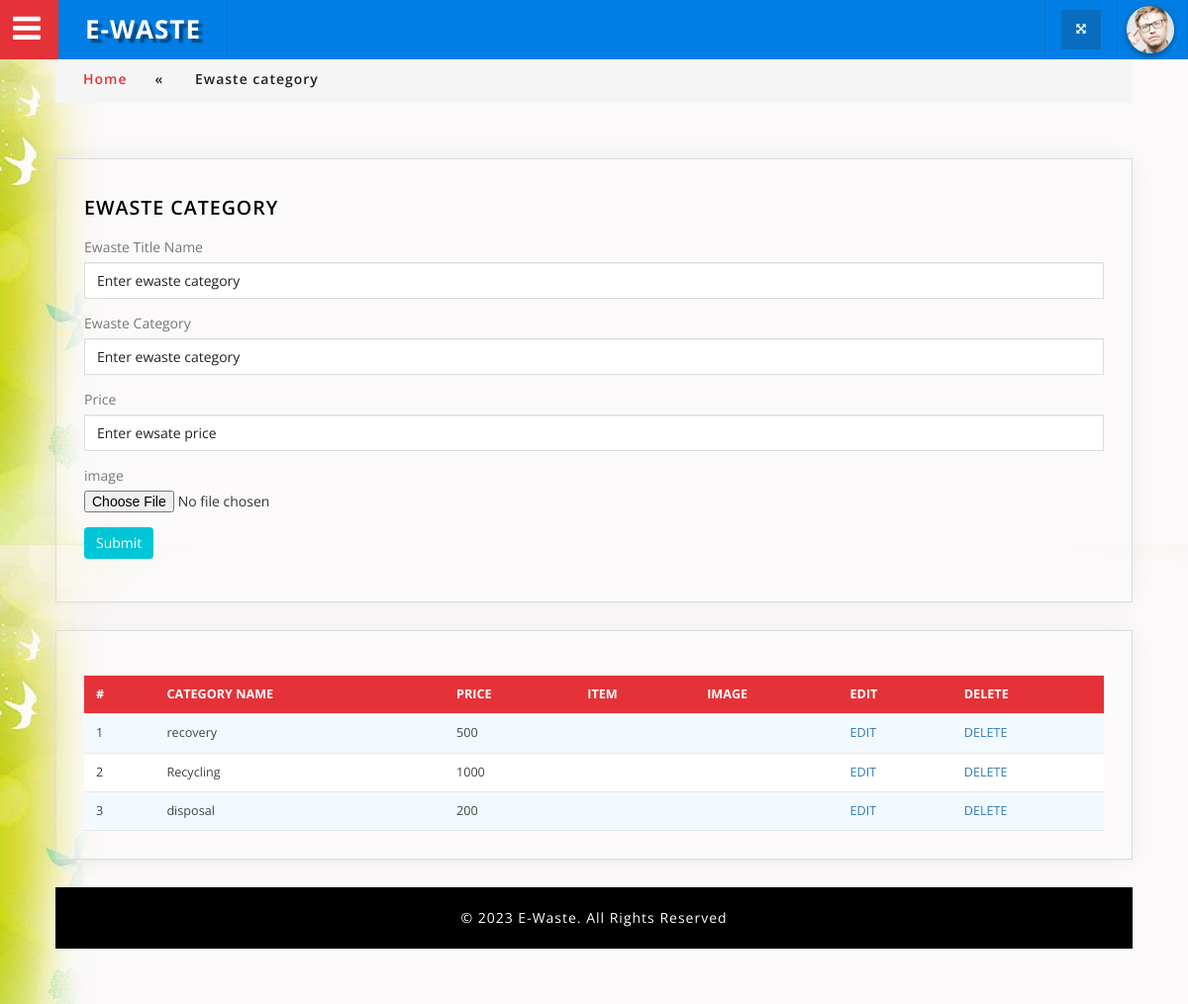
The app's page /admin/ewaste_category.php (signed in) with its own data.
### tables this page shows
CREATE TABLE IF NOT EXISTS `ewaste_category` (
  `catid` int NOT NULL AUTO_INCREMENT,
  `catname` varchar(60) NOT NULL,
  `price` varchar(50) NOT NULL,
  PRIMARY KEY (`catid`)
);

### connectionclass.php (called while the page is built, shortened)
<?php
class Connectionclass
{
	public $db = null;
 public function open()
  {
    $dbname ="ewaste1";
  	 $this->db = mysqli_connect("localhost","root","","$dbname") or die('Error connecting to MySQL server.');
  }
  public function GetTable($qry)
 {
 	try
	{
		$result=mysqli_query($this->db,$qry);
		if($result)
		{
			$data = array();
			while ($row = mysqli_fetch_assoc($result))
			{
				$data[] = $row;
			}
			return $data;
		}
		else
			throw new Exception(mysqli_error($this->db));
	}
	catch(Exception $e)
	{
		return $e->getMessage();
	}
 }
}
?>

### admin/ewaste_category.php (the view, shortened to what this page needs)
<?php
require_once('../connectionclass.php');
require_once('header.php');
$obj=new connectionclass();
$qry1="select * from ewaste_category";
$result=$obj->GetTable($qry1);
?>
				<div class="inner_content" style="background-image: url(images/home1.png);">
						<div class="w3l_agileits_breadcrumbs">
							<div class="w3l_agileits_breadcrumbs_inner">
								<ul>
									<li><a href="index.php">Home</a><span>«</span></li>
									<li>Ewaste category</li>
								</ul>
							</div>
						</div>
					<div class="inner_content_w3_agile_info two_in">
													<div class="forms-main_agileits">
															<div class="graph-form agile_info_shadow">
															 <h3 class="w3_inner_tittle two">Ewaste Category </h3>
																	<div class="form-body">
																		<form action="codes/ewaste_category_exe.php" method="post" enctype="multipart/form-data">
																		<div class="form-group" >
																				<label for="exampleInputEmail1"> Ewaste Title Name </label>
																				<input type="text" pattern="^[A-Z][a-zA-Z ]*$" title="Characters only" class="form-control" id="exampleInputEmail1" placeholder="Enter ewaste category" name="item" required> </div>
																				</div>
																			<div class="form-group">
																				<label for="exampleInputEmail1"> Ewaste Category</label>
																				<input type="text" pattern="^[A-Z][a-zA-Z ]*$" title="Characters only" class="form-control" id="exampleInputEmail1" placeholder="Enter ewaste category" name="catname" required> </div>
                                                                                <div class="form-group">
																				<label for="exampleInputEmail1">Price</label>
																				<input type="text" pattern="^\$?\d+(\.\d{2})?$" title="Enter valid price" class="form-control" id="exampleInputEmail1" placeholder="Enter ewsate price" name="price" required> </div>
																				<div class="form-group" >
																				<div class="form-group">
																				<label for="exampleInputEmail1">image</label>
																				<input type="file" title="image  "  placeholder="upload image" name="img" required> </div>
																				<button type="submit" class="btn btn-default">Submit</button>
																	</div>
															</div>
																</div>
																<div class="agile-tables">
    <div class="w3l-table-info agile_info_shadow">
        <table id="table">
            <thead>
                <tr>
                    <th>#</th>
                    <th>Category Name</th>
                    <th>Price</th>
                    <th>Item</th>
                    <th>Image</th>
                    <th>Edit</th>
                    <th>Delete</th>
                </tr>
            </thead>
            <tbody>
                <?php
                $i = 0;
                foreach ($result as $row) {
                    $i++;
                ?>
                    <tr>
                        <td><?php echo $i; ?></td>
                        <td><?php echo $row["catname"]; ?></td>
                        <td><?php echo $row["price"]; ?></td>
                        <td><?php echo $row["item"]; ?></td>
                        <td><img alt='<?php echo $row["item"]; ?>' style='max-width: 100px; max-height: 100px;'></td>
                        <td><a href="edit_ewsate_category.php?catid=<?php echo $row['catid']; ?>"> EDIT </a></td>
                        <td><a href="codes/ewsate_category_delete_exe.php?catid=<?php echo $row['catid']; ?>" onClick="return confirm('Are You Sure want to delete?');"> DELETE </a></td>
                    </tr>
                <?php
                }
                ?>
            </tbody>
        </table>
    </div>
</div>
<?php
require_once('footer.php');
?>

### admin/css/table-style.css (style rules this page uses)
table { background: white; border-collapse: collapse; margin: 1.25em 0 0; width: 100%; }
table tr, table th, table td { border: none; border-bottom: 1px solid #e8e8e8; font-size: .95em; }
table th, table td { padding: 10px 12px; text-align: left; }
table th { background: #e53238; color: #fff; text-transform: uppercase; }
table tr td { background: #f3faff; color: #424242; }
table tr:nth-of-type(2n+2) td { background: #ffffff; }
table { width: 100%; }

### admin/css/component.css (style rules this page uses)
*, *:after, *::before { -webkit-box-sizing: border-box; -moz-box-sizing: border-box; box-sizing: border-box; }

### admin/css/style.css (style rules this page uses)
body { margin:0; padding:0; background:#fff; font-family: 'Open Sans', sans-serif; }
h1,h2,h3,h4,h5,h6 { margin:0; font-family: 'Open Sans', sans-serif; }
ul { margin:0; padding:0; }
p,ul,ol { font-size:14px; }
input[type="submit"],a,.nbs-flexisel-nav-left,.nbs-flexisel-nav-right { transition:.5s ease-in; -webkit-transition:.5s ease-in; -moz-transition:.5s ease-in; -o-transition:.5s ease-in; -ms-transition:.5s ease-in; }
.inner_content { padding: 4em 4em; min-height: 600px; }
.agile_info_shadow { padding: 1em; box-shadow: 0 0px 24px 0 rgba(0, 0, 0, 0.06), 0 1px 0px 0 rgba(0, 0, 0, 0.02); -webkit-box-shadow: 0 0px 24px 0 rgba(0, 0, 0, 0.06), 0 1px 0px 0 rgba(0, 0, 0, 0.02); -moz-box-shadow: 0 0px 24px 0 rgba(0, 0, 0, 0.06), 0 1px 0px 0 rgba(0, 0, 0, 0.02); -o-box-shadow:0 0px 24px 0 rgba(0, 0, 0, 0.06), 0 1px 0px 0 rgba(0, 0, 0, 0.02); border: 1px solid #ddd; }
h3.w3_inner_tittle.two { color: #000; font-weight: 600; }
h3.w3_inner_tittle { text-transform: uppercase; color: #fff; margin: 0.5em 0 1em 0; font-weight: 800; font-size: 1.4em; letter-spacing:1px; }
.inner_content_w3_agile_info { margin-top:4.5em; }
.inner_content_w3_agile_info.two_in { margin-top: 4em; }
.w3l_agileits_breadcrumbs { padding:1em 0; background:#f5f5f5; }
.w3l_agileits_breadcrumbs ul li { display:inline-block; color:#212121; font-weight:600; font-family: 'Open Sans', sans-serif; letter-spacing:1px; }
.w3l_agileits_breadcrumbs ul li a { color: #e53238; text-decoration:none; font-family: 'Open Sans', sans-serif; }
.w3l_agileits_breadcrumbs ul li span { padding:0 2em; }
.w3l_agileits_breadcrumbs_inner { padding: 0 2em; }
.sub_agile_btn.agile_info_shadow,.agile-validation.agile_info_shadow ,.w3l-table-info.agile_info_shadow,.page_w3ls_cal,.agile_info_icons_wthree { padding: 2em; }
.form-control { display: block; width: 100%; height: 37px; padding: 14px 12px; font-size: 14px; line-height: 1.42857143; color: #777; background-color: #fff; background-image: none; border: 1px solid #ddd; border-radius: 0; -webkit-box-shadow: inset 0 1px 1px rgba(0,0,0,.075); box-shadow: inset 0 1px 1px rgba(0,0,0,.075); -webkit-transition: border-color ease-in-out .15s,-webkit-box-shadow ease-in-out .15s; -o-transition: border-color ease-in-out .15s,box-shadow ease-in-out .15s; transition: border-color ease-in-out .15s,box-shadow ease-in-out .15s; }
label { display: inline-block; max-width: 100%; margin-bottom: 5px; font-weight: 400; font-size: 1em; color: #777; }
button.btn.btn-default { background: #00C6D7; color: #fff; font-size: 1em; outline:none; border:none; }
button, input, select, textarea { font-family: inherit; font-size: inherit; line-height: inherit; }
.graph-form { margin-bottom: 2em; padding: 2em; }
.w3l-table-info.agile_info_shadow { margin-bottom: 2em; }

### records on screen
ewaste_category: catname "recovery", price "500"
ewaste_category: catname "Recycling", price "1000"
ewaste_category: catname "disposal", price "200"
